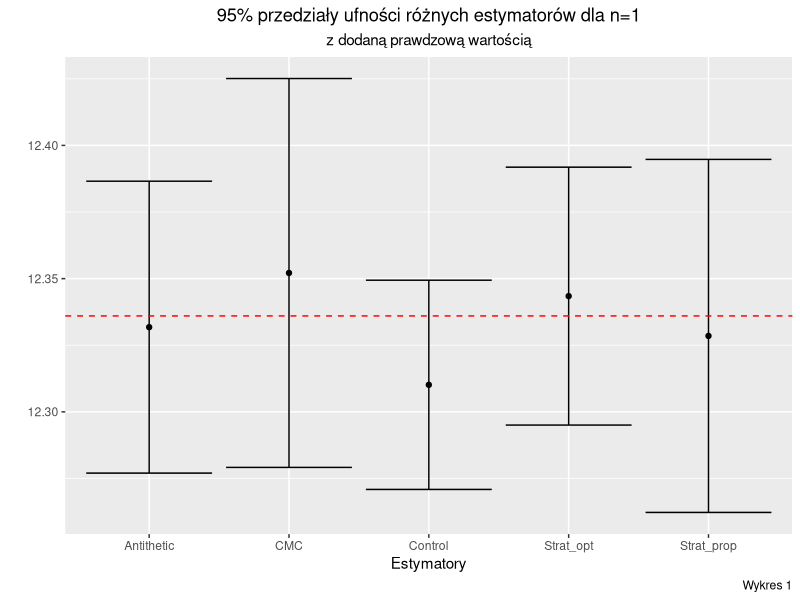
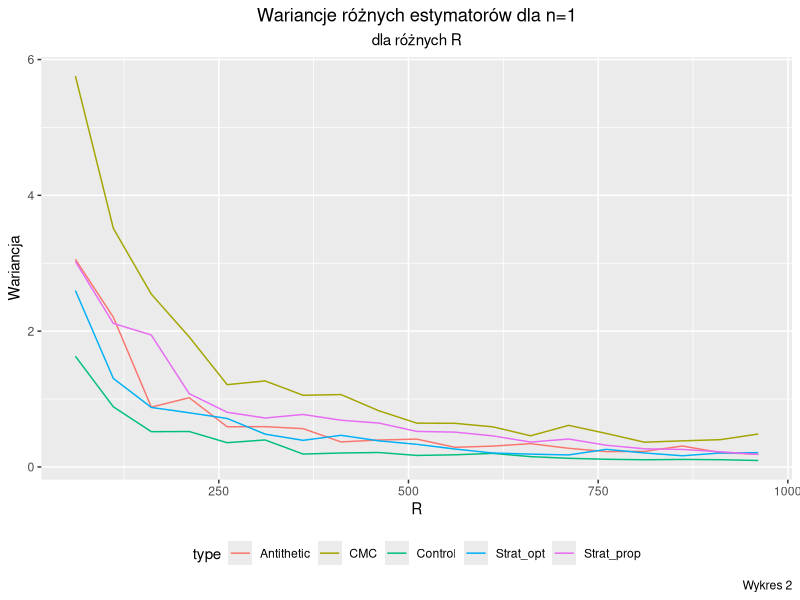
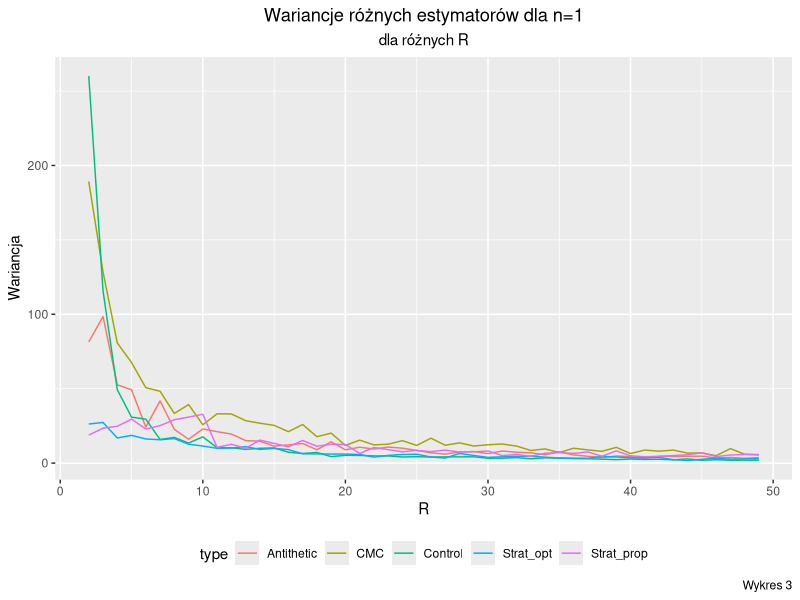
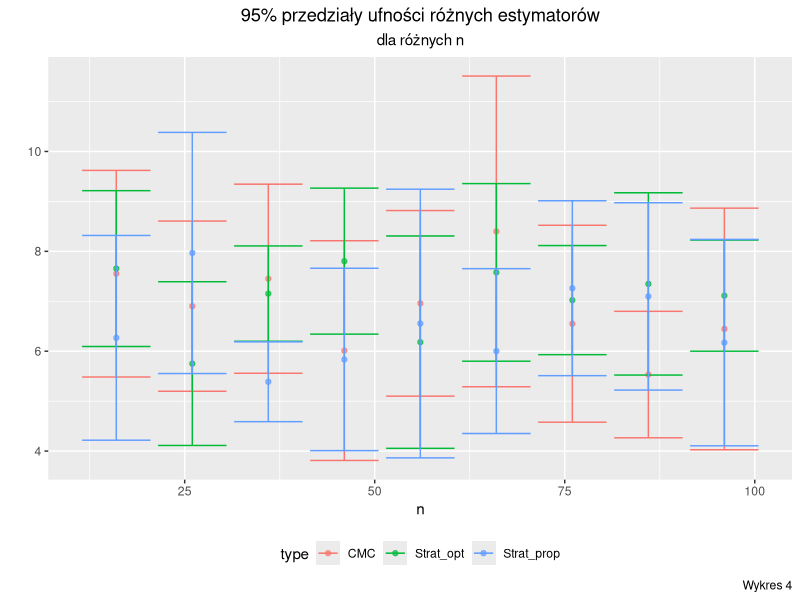
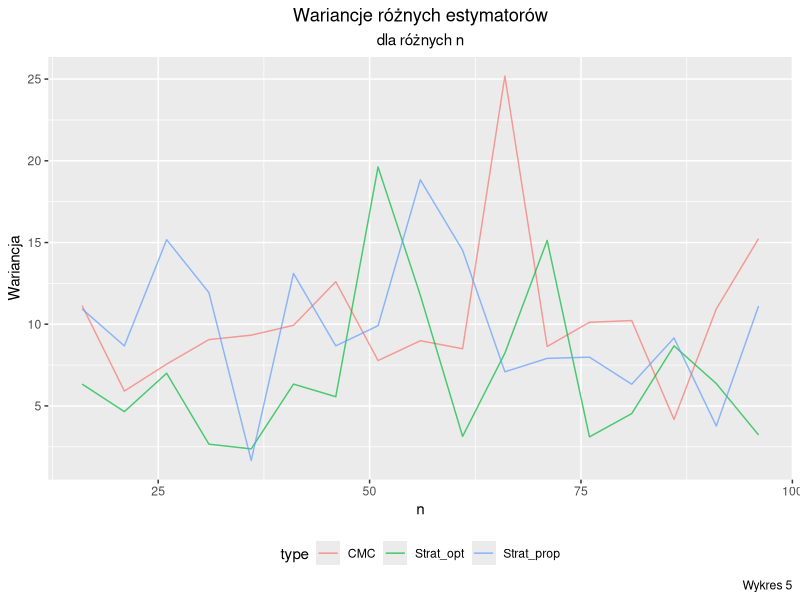
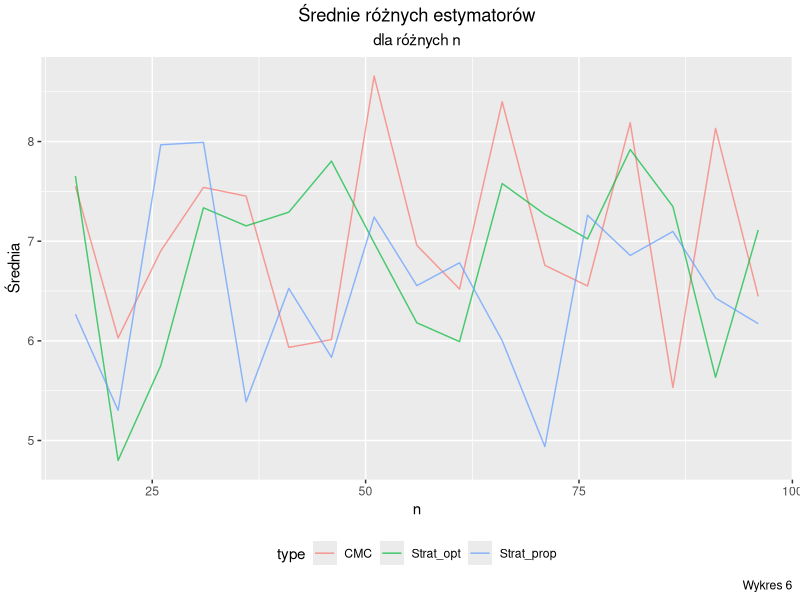
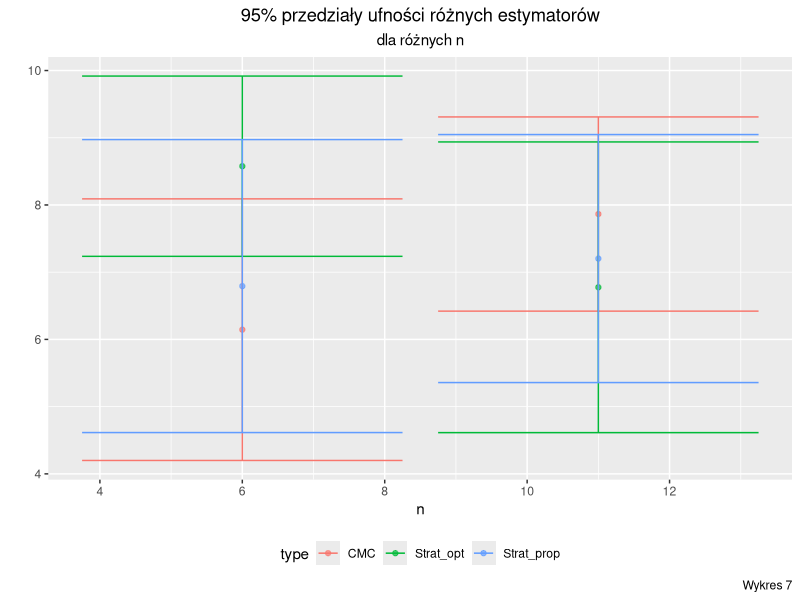
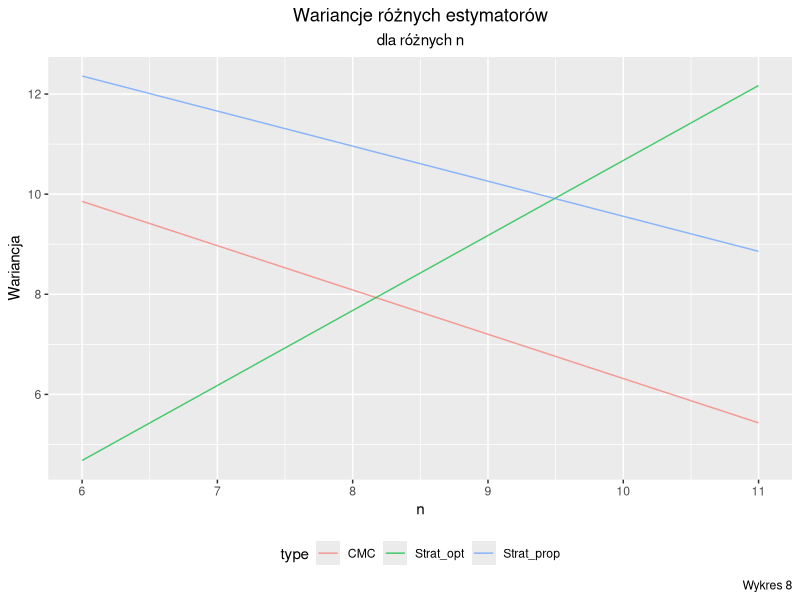

Reproduce these figures in R, in order.
## ---- chunk 1
setwd("C:/Users/jaako/Desktop/studia/Monte Carlo/monte_carlo_2_proj")


library(ggplot2)
library(dplyr)
library(kableExtra)


## ---- chunk 2
r <- 0.05
sigma<-0.25
S<-100
K<-100

d1<-1/sigma*(log(S/K)+r+sigma^2/2)
d2<-d1-sigma

BSF<-S*pnorm(d1)-K*exp(-r)*pnorm(d2)
## ---- chunk 3


#first plot 

df1 <- read.csv("data_n_1.csv",header = T)

df1$n<-as.factor(df1$n)
df1$R<-as.factor(df1$R)



wyk1<-df1 %>%
  group_by(type)%>%
  summarise(variance = var(value),
            means =  mean(value),
            low = means-qnorm(1-0.05/2)*sqrt(variance/length(value)),
            up = means+qnorm(1-0.05/2)*sqrt(variance/length(value)))

wyk1<-data.frame(wyk1)

## ---- chunk 4
df2 <- read.csv("data_n_1_different_R.csv",header = T)

wyk2<-df2 %>%
  group_by(type,R)%>%
  summarise(variance = var(value),
            means =  mean(value))

df22 <- read.csv("data_n_1_different_R2.csv",header = T)

wyk22<-df22 %>%
  group_by(type,R)%>%
  summarise(variance = var(value),
            means =  mean(value))

## ---- chunk 5
df3 <- read.csv("data_n_different.csv",header = T)

wyk3<-df3 %>%
  group_by(type,n)%>%
  summarise(variance = var(value),
            means =  mean(value),
            low = means-qnorm(1-0.05/2)*sqrt(variance/length(value)),
            up = means+qnorm(1-0.05/2)*sqrt(variance/length(value)))

wyk3<-data.frame(wyk3)
wyk3<-subset(wyk3,wyk3$n>1)

## ---- chunk 6
ggplot(wyk1, aes(x=type, y = means)) + geom_point() +  
  geom_errorbar(aes(ymin = low, ymax = up)) + 
  geom_hline(yintercept=BSF, linetype="dashed", color = "red")+
  theme(legend.position = "bottom",plot.title = element_text(hjust = 0.5),
        plot.subtitle = element_text(hjust = 0.5))+ 
  labs(title = "95% przedziały ufności różnych estymatorów dla n=1",
       subtitle = "z dodaną prawdzową wartością",
       x="Estymatory",y=" ",
       caption = "Wykres 1")

## ---- chunk 7
wyk2<-subset(wyk2,wyk2$R>20)
ggplot(wyk2,aes(x=R,y=variance,col = type))+geom_line()+
  theme(legend.position = "bottom",plot.title = element_text(hjust = 0.5),
        plot.subtitle = element_text(hjust = 0.5))+ 
  labs(title = "Wariancje różnych estymatorów dla n=1",
       subtitle = "dla różnych R",
       x="R",y="Wariancja",
       caption = "Wykres 2")

## ---- chunk 8
ggplot(wyk22,aes(x=R,y=variance,col = type))+geom_line()+
  theme(legend.position = "bottom",plot.title = element_text(hjust = 0.5),
        plot.subtitle = element_text(hjust = 0.5))+ 
  labs(title = "Wariancje różnych estymatorów dla n=1",
       subtitle = "dla różnych R",
       x="R",y="Wariancja",
       caption = "Wykres 3")

## ---- chunk 9
wyk31<-subset(wyk3,wyk3$n>15)
ggplot(subset(wyk3,wyk3$n>15&(wyk3$n%%2==0)), aes(x=n, y = means,col = type)) + geom_point(alpha = 0.7) +  
  geom_errorbar(aes(ymin = low, ymax = up))+
  theme(legend.position = "bottom",plot.title = element_text(hjust = 0.5),
        plot.subtitle = element_text(hjust = 0.5))+ 
  labs(title = "95% przedziały ufności różnych estymatorów",
       subtitle = "dla różnych n",
       x="n",y="",
       caption = "Wykres 4")

## ---- chunk 10

ggplot(wyk31,aes(x=n,y=variance,col = type))+geom_line(alpha = 0.7)+
  theme(legend.position = "bottom",plot.title = element_text(hjust = 0.5),
        plot.subtitle = element_text(hjust = 0.5))+ 
  labs(title = "Wariancje różnych estymatorów",
       subtitle = "dla różnych n",
       x="n",y="Wariancja",
       caption = "Wykres 5")

## ---- chunk 11


ggplot(wyk31,aes(x=n,y=means,col = type))+geom_line(alpha = 0.7)+
  theme(legend.position = "bottom",plot.title = element_text(hjust = 0.5),
        plot.subtitle = element_text(hjust = 0.5))+ 
  labs(title = "Średnie różnych estymatorów",
       subtitle = "dla różnych n",
       x="n",y="Średnia",
       caption = "Wykres 6")
## ---- chunk 12
wyk32<-subset(wyk3,wyk3$n<=15)
ggplot(wyk32, aes(x=n, y = means,col = type)) + geom_point(alpha = 0.7) +  
  geom_errorbar(aes(ymin = low, ymax = up))+
  theme(legend.position = "bottom",plot.title = element_text(hjust = 0.5),
        plot.subtitle = element_text(hjust = 0.5))+ 
  labs(title = "95% przedziały ufności różnych estymatorów",
       subtitle = "dla różnych n",
       x="n",y="",
       caption = "Wykres 7")

## ---- chunk 13

ggplot(wyk32,aes(x=n,y=variance,col = type))+geom_line(alpha = 0.7)+
  theme(legend.position = "bottom",plot.title = element_text(hjust = 0.5),
        plot.subtitle = element_text(hjust = 0.5))+ 
  labs(title = "Wariancje różnych estymatorów",
       subtitle = "dla różnych n",
       x="n",y="Wariancja",
       caption = "Wykres 8")

## ---- chunk 14


ggplot(wyk32,aes(x=n,y=means,col = type))+geom_line(alpha = 0.7)+
  theme(legend.position = "bottom",plot.title = element_text(hjust = 0.5),
        plot.subtitle = element_text(hjust = 0.5))+ 
  labs(title = "Średnie różnych estymatorów",
       subtitle = "dla różnych n",
       x="n",y="Średnia",
       caption = "Wykres 9")
## ---- chunk 15
do_zapisywania<-data.frame(matrix(ncol = 3,nrow = 9))
colnames(do_zapisywania)<-c("nazwa pliku","nazwa funkcji","parametry")
rownames(do_zapisywania)<-c("Wykres 1","Wykres 2","Wykres 3",
                            "Wykres 4","Wykres 5","Wykres 6",
                            "Wykres 7","Wykres 8","Wykres 9")
do_zapisywania[1,]<-c("data_n_1.csv","zapisz_wyk1","N=500,R=500")
do_zapisywania[2,]<-c("data_n_1_different_R.csv","zapisz_wyk2","Rs = np.arange(11,1000,50),N = 100")
do_zapisywania[3,]<-c("data_n_1_different_R2.csv","zapisz_wyk2","Rs = np.arange(2,50,1),N = 100")
do_zapisywania[4,]<-c("data_n_different.csv","zapisz_wyk3","Ns=np.arange(1,200,1),N=200,R=200")
do_zapisywania[5,]<-c("data_n_different.csv","zapisz_wyk3","Ns=np.arange(1,200,1),N=200,R=200")
do_zapisywania[6,]<-c("data_n_different.csv","zapisz_wyk3","Ns=np.arange(1,200,1),N=200,R=200")
do_zapisywania[7,]<-c("data_n_different.csv","zapisz_wyk3","Ns=np.arange(1,200,1),N=200,R=200")
do_zapisywania[8,]<-c("data_n_different.csv","zapisz_wyk3","Ns=np.arange(1,200,1),N=200,R=200")
do_zapisywania[9,]<-c("data_n_different.csv","zapisz_wyk3","Ns=np.arange(1,200,1),N=200,R=200")
kable(do_zapisywania)
